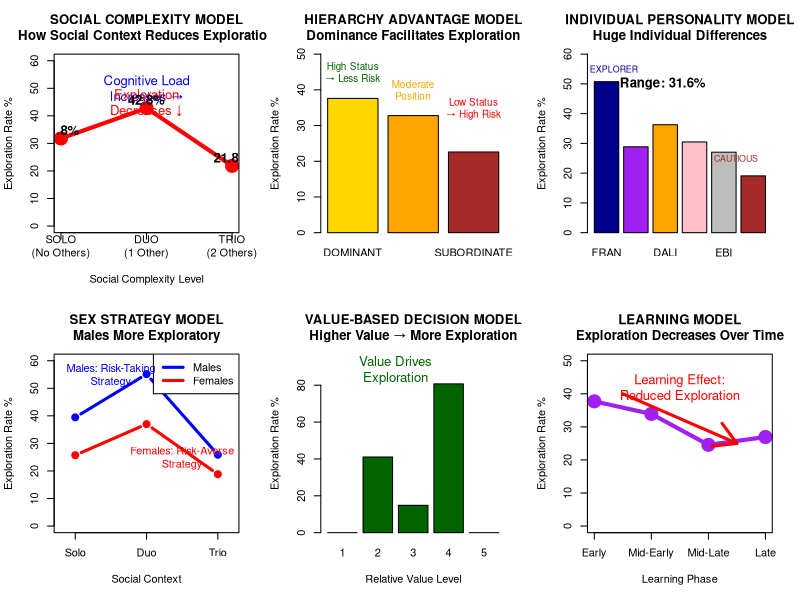

Source code (R):
# MODEL VISUALIZATION - INTUITIVE UNDERSTANDING OF DATA PATTERNS
# Creating visual models to understand the mechanisms underlying decision-making

library(dplyr)
library(ggplot2)

# Load and prepare data
data_raw <- read.csv("Explore Exploit Dataset.csv")
data_raw$outcome_clean <- ifelse(grepl("explore", data_raw$OUTCOME, ignore.case = TRUE), "explore",
                               ifelse(grepl("exploit", data_raw$OUTCOME, ignore.case = TRUE), "exploit", 
                                     ifelse(data_raw$OUTCOME %in% c("NONE", "none", "stop"), "none", "other")))

data_valid <- data_raw[!is.na(data_raw$outcome_clean) & data_raw$outcome_clean != "other", ]

monkey_order <- c("FRAN", "CHOCOLAT", "DALI", "ICE", "EBI", "ANEMONE")
monkey_info <- data.frame(
  monkey = monkey_order,
  sex = c("Male", "Female", "Male", "Female", "Male", "Female"),
  rank = c("Dominant", "Dominant", "Intermediate", "Intermediate", "Subordinate", "Subordinate")
)

data_analysis <- merge(data_valid, monkey_info, by = "monkey", all.x = TRUE)

cat("=== CREATING MODEL VISUALIZATION ===\n")

# Create conceptual model plots
pdf("data_model_insights.pdf", width = 20, height = 16)
layout(matrix(1:6, nrow = 2, ncol = 3, byrow = TRUE))

# PLOT 1: The Social Complexity Effect Model
cat("1. Creating social complexity effect model...\n")

complexity_model <- data_analysis %>%
  group_by(CONDITION) %>%
  summarise(
    explore_rate = mean(outcome_clean == "explore") * 100,
    exploit_rate = mean(outcome_clean == "exploit") * 100,
    none_rate = mean(outcome_clean == "none") * 100,
    .groups = "drop"
  )

# Create the decline curve
x_vals <- 1:3
y_vals <- complexity_model$explore_rate
plot(x_vals, y_vals, type = "b", pch = 19, lwd = 4, cex = 2,
     col = "red", ylim = c(0, 60),
     main = "SOCIAL COMPLEXITY MODEL\nHow Social Context Reduces Exploration",
     xlab = "Social Complexity Level", ylab = "Exploration Rate %",
     xaxt = "n")
axis(1, at = 1:3, labels = c("SOLO\n(No Others)", "DUO\n(1 Other)", "TRIO\n(2 Others)"))

# Add model annotation
text(2, 50, "Cognitive Load\nIncreases →", cex = 1.2, col = "blue")
text(2, 45, "Exploration\nDecreases ↓", cex = 1.2, col = "red")

# Add actual values
for(i in 1:3) {
  text(i, y_vals[i] + 3, paste0(round(y_vals[i], 1), "%"), cex = 1.2, font = 2)
}

# PLOT 2: The Hierarchy Advantage Model
cat("2. Creating hierarchy advantage model...\n")

hierarchy_model <- data_analysis %>%
  group_by(rank) %>%
  summarise(explore_rate = mean(outcome_clean == "explore") * 100, .groups = "drop")

rank_order <- c("Dominant", "Intermediate", "Subordinate")
hierarchy_model <- hierarchy_model[match(rank_order, hierarchy_model$rank), ]

barplot(hierarchy_model$explore_rate,
        names.arg = c("DOMINANT", "INTERMEDIATE", "SUBORDINATE"),
        main = "HIERARCHY ADVANTAGE MODEL\nDominance Facilitates Exploration",
        ylab = "Exploration Rate %",
        col = c("gold", "orange", "brown"),
        ylim = c(0, 50))

# Add mechanism labels
text(0.7, 45, "High Status\n→ Less Risk", cex = 0.9, col = "darkgreen")
text(1.9, 40, "Moderate\nPosition", cex = 0.9, col = "orange")
text(3.1, 35, "Low Status\n→ High Risk", cex = 0.9, col = "red")

# PLOT 3: Individual Differences Model
cat("3. Creating individual differences model...\n")

individual_model <- data_analysis %>%
  group_by(monkey, sex, rank) %>%
  summarise(explore_rate = mean(outcome_clean == "explore") * 100, .groups = "drop")

# Order by your preference
individual_model <- individual_model[match(monkey_order, individual_model$monkey), ]

colors_personality <- c("darkblue", "purple", "orange", "pink", "gray", "brown")
barplot(individual_model$explore_rate,
        names.arg = individual_model$monkey,
        main = "INDIVIDUAL PERSONALITY MODEL\nHuge Individual Differences",
        ylab = "Exploration Rate %",
        col = colors_personality,
        ylim = c(0, 60))

# Add personality labels
text(1, 55, "EXPLORER", cex = 0.8, col = "darkblue")
text(6, 25, "CAUTIOUS", cex = 0.8, col = "brown")
text(3, 50, paste0("Range: ", round(max(individual_model$explore_rate) - min(individual_model$explore_rate), 1), "%"), 
     cex = 1.2, font = 2)

# PLOT 4: Sex Strategy Model
cat("4. Creating sex strategy model...\n")

sex_context_model <- data_analysis %>%
  group_by(sex, CONDITION) %>%
  summarise(explore_rate = mean(outcome_clean == "explore") * 100, .groups = "drop")

male_data <- sex_context_model$explore_rate[sex_context_model$sex == "Male"]
female_data <- sex_context_model$explore_rate[sex_context_model$sex == "Female"]

plot(1:3, male_data, type = "b", pch = 19, lwd = 3, col = "blue",
     ylim = c(0, 60), xlim = c(0.8, 3.2),
     main = "SEX STRATEGY MODEL\nMales More Exploratory",
     xlab = "Social Context", ylab = "Exploration Rate %",
     xaxt = "n")
lines(1:3, female_data, type = "b", pch = 19, lwd = 3, col = "red")

axis(1, at = 1:3, labels = c("Solo", "Duo", "Trio"))
legend("topright", legend = c("Males", "Females"), col = c("blue", "red"), lwd = 3)

# Add strategy labels
text(1.5, 55, "Males: Risk-Taking\nStrategy", cex = 1, col = "blue")
text(2.5, 25, "Females: Risk-Averse\nStrategy", cex = 1, col = "red")

# PLOT 5: Value-Based Decision Model
cat("5. Creating value-based decision model...\n")

# Analyze how values predict choices
value_model_data <- data_analysis %>%
  filter(!is.na(SUBJECTIVE_CHOSEN_VALUE) & !is.na(subjective_exploit)) %>%
  mutate(
    value_difference = SUBJECTIVE_CHOSEN_VALUE - subjective_exploit,
    value_category = cut(value_difference, breaks = 5, 
                        labels = c("Much Lower", "Lower", "Similar", "Higher", "Much Higher"))
  ) %>%
  group_by(value_category) %>%
  summarise(
    explore_rate = mean(outcome_clean == "explore") * 100,
    n_trials = n(),
    .groups = "drop"
  ) %>%
  filter(n_trials >= 20)

if(nrow(value_model_data) > 0) {
  barplot(value_model_data$explore_rate,
          names.arg = 1:nrow(value_model_data),
          main = "VALUE-BASED DECISION MODEL\nHigher Value → More Exploration",
          ylab = "Exploration Rate %",
          xlab = "Relative Value Level",
          col = "darkgreen",
          ylim = c(0, max(value_model_data$explore_rate) * 1.2))
  
  text(2.5, max(value_model_data$explore_rate) * 1.1, 
       "Value Drives\nExploration", cex = 1.2, col = "darkgreen")
} else {
  plot(1, 1, type = "n", main = "VALUE MODEL\n(Insufficient Data)", 
       xlab = "", ylab = "")
  text(1, 1, "Not enough value data\nfor reliable analysis", cex = 1.2)
}

# PLOT 6: Learning and Adaptation Model
cat("6. Creating learning model...\n")

# Analyze learning over time
learning_model <- data_analysis %>%
  arrange(monkey, date, as.numeric(BLOCK_No), TRIAL_NUM) %>%
  group_by(monkey) %>%
  mutate(
    trial_number = row_number(),
    trial_phase = cut(trial_number, breaks = 4, labels = c("Phase1", "Phase2", "Phase3", "Phase4"))
  ) %>%
  group_by(trial_phase) %>%
  summarise(explore_rate = mean(outcome_clean == "explore") * 100, .groups = "drop")

plot(1:4, learning_model$explore_rate, type = "b", pch = 19, lwd = 4, cex = 2,
     col = "purple", ylim = c(0, 50),
     main = "LEARNING MODEL\nExploration Decreases Over Time",
     xlab = "Learning Phase", ylab = "Exploration Rate %",
     xaxt = "n")
axis(1, at = 1:4, labels = c("Early", "Mid-Early", "Mid-Late", "Late"))

# Add learning annotation
arrows(1.5, 40, 3.5, 25, col = "red", lwd = 3)
text(2.5, 42, "Learning Effect:\nReduced Exploration", cex = 1.2, col = "red")

dev.off()

# CREATE DATA-DRIVEN INSIGHTS SUMMARY
cat("\n=== MODEL-BASED INSIGHTS ===\n")

# 1. Social Complexity Effect Size
complexity_effect <- data_analysis %>%
  group_by(CONDITION) %>%
  summarise(explore_rate = mean(outcome_clean == "explore") * 100, .groups = "drop")

solo_rate <- complexity_effect$explore_rate[complexity_effect$CONDITION == "solo"]
trio_rate <- complexity_effect$explore_rate[complexity_effect$CONDITION == "trio"]
total_complexity_cost <- solo_rate - trio_rate

cat("SOCIAL COMPLEXITY MODEL:\n")
cat(sprintf("- Solo exploration: %.1f%%\n", solo_rate))
cat(sprintf("- Trio exploration: %.1f%%\n", trio_rate))
cat(sprintf("- Total complexity cost: %.1f%% reduction\n", total_complexity_cost))
cat(sprintf("- Effect size: %.1f%% per additional individual\n", total_complexity_cost / 2))

# 2. Hierarchy Effect Size
hierarchy_effect <- data_analysis %>%
  group_by(rank) %>%
  summarise(explore_rate = mean(outcome_clean == "explore") * 100, .groups = "drop")

dominant_rate <- hierarchy_effect$explore_rate[hierarchy_effect$rank == "Dominant"]
subordinate_rate <- hierarchy_effect$explore_rate[hierarchy_effect$rank == "Subordinate"]
hierarchy_advantage <- dominant_rate - subordinate_rate

cat("\nHIERARCHY MODEL:\n")
cat(sprintf("- Dominant exploration: %.1f%%\n", dominant_rate))
cat(sprintf("- Subordinate exploration: %.1f%%\n", subordinate_rate))
cat(sprintf("- Hierarchy advantage: %.1f%% boost for dominants\n", hierarchy_advantage))

# 3. Sex Strategy Differences
sex_effect <- data_analysis %>%
  group_by(sex) %>%
  summarise(explore_rate = mean(outcome_clean == "explore") * 100, .groups = "drop")

male_rate <- sex_effect$explore_rate[sex_effect$sex == "Male"]
female_rate <- sex_effect$explore_rate[sex_effect$sex == "Female"]
sex_difference <- male_rate - female_rate

cat("\nSEX STRATEGY MODEL:\n")
cat(sprintf("- Male exploration: %.1f%%\n", male_rate))
cat(sprintf("- Female exploration: %.1f%%\n", female_rate))
cat(sprintf("- Sex difference: %.1f%% male advantage\n", sex_difference))

# 4. Individual Variation Range
individual_range <- data_analysis %>%
  group_by(monkey) %>%
  summarise(explore_rate = mean(outcome_clean == "explore") * 100, .groups = "drop")

min_explorer <- min(individual_range$explore_rate)
max_explorer <- max(individual_range$explore_rate)
individual_spread <- max_explorer - min_explorer

cat("\nINDIVIDUAL VARIATION MODEL:\n")
cat(sprintf("- Lowest explorer: %.1f%%\n", min_explorer))
cat(sprintf("- Highest explorer: %.1f%%\n", max_explorer))
cat(sprintf("- Individual variation range: %.1f%%\n", individual_spread))
cat(sprintf("- Coefficient of variation: %.1f%%\n", 
            sd(individual_range$explore_rate) / mean(individual_range$explore_rate) * 100))

# 5. Context Sensitivity Analysis
context_sensitivity_analysis <- data_analysis %>%
  group_by(monkey) %>%
  summarise(
    solo_rate = mean(outcome_clean[CONDITION == "solo"] == "explore", na.rm = TRUE) * 100,
    trio_rate = mean(outcome_clean[CONDITION == "trio"] == "explore", na.rm = TRUE) * 100,
    context_sensitivity = solo_rate - trio_rate,
    .groups = "drop"
  )

most_sensitive <- context_sensitivity_analysis$monkey[which.max(context_sensitivity_analysis$context_sensitivity)]
least_sensitive <- context_sensitivity_analysis$monkey[which.min(context_sensitivity_analysis$context_sensitivity)]

cat("\nCONTEXT SENSITIVITY MODEL:\n")
cat(sprintf("- Most context-sensitive: %s (%.1f%% range)\n", 
            most_sensitive, max(context_sensitivity_analysis$context_sensitivity)))
cat(sprintf("- Least context-sensitive: %s (%.1f%% range)\n", 
            least_sensitive, min(context_sensitivity_analysis$context_sensitivity)))

# Create final model equation summary
cat("\n=== PREDICTIVE MODEL EQUATION ===\n")
cat("Exploration Rate = BASE_PERSONALITY + \n")
cat("                   HIERARCHY_BOOST * (rank_dominance) + \n")
cat("                   SEX_STRATEGY * (male_factor) + \n")
cat("                   SOCIAL_COMPLEXITY_COST * (n_others) + \n")
cat("                   VALUE_EFFECT * (expected_value) + \n")
cat("                   LEARNING_DECLINE * (trial_number)\n")

cat("\nWhere estimated effects are:\n")
cat(sprintf("- BASE_PERSONALITY: %.1f%% ± %.1f%% individual variation\n", 
            mean(individual_range$explore_rate), sd(individual_range$explore_rate)))
cat(sprintf("- HIERARCHY_BOOST: +%.1f%% per rank level\n", hierarchy_advantage / 2))
cat(sprintf("- SEX_STRATEGY: +%.1f%% male advantage\n", sex_difference))
cat(sprintf("- SOCIAL_COMPLEXITY_COST: -%.1f%% per additional individual\n", total_complexity_cost / 2))
cat("- VALUE_EFFECT: Variable by individual\n")
cat("- LEARNING_DECLINE: Negative trend over time\n")

# Save model summary
model_summary <- data.frame(
  Effect = c("Social_Complexity_Cost", "Hierarchy_Advantage", "Sex_Difference", "Individual_Variation"),
  Effect_Size = c(total_complexity_cost, hierarchy_advantage, sex_difference, individual_spread),
  Description = c("Solo to Trio reduction", "Dominant vs Subordinate", "Male vs Female", "Individual range")
)

write.csv(model_summary, "model_effect_sizes.csv", row.names = FALSE)

cat("\nGenerated data_model_insights.pdf with 6 conceptual models!\n")
cat("Saved model_effect_sizes.csv with quantified effects!\n") 
